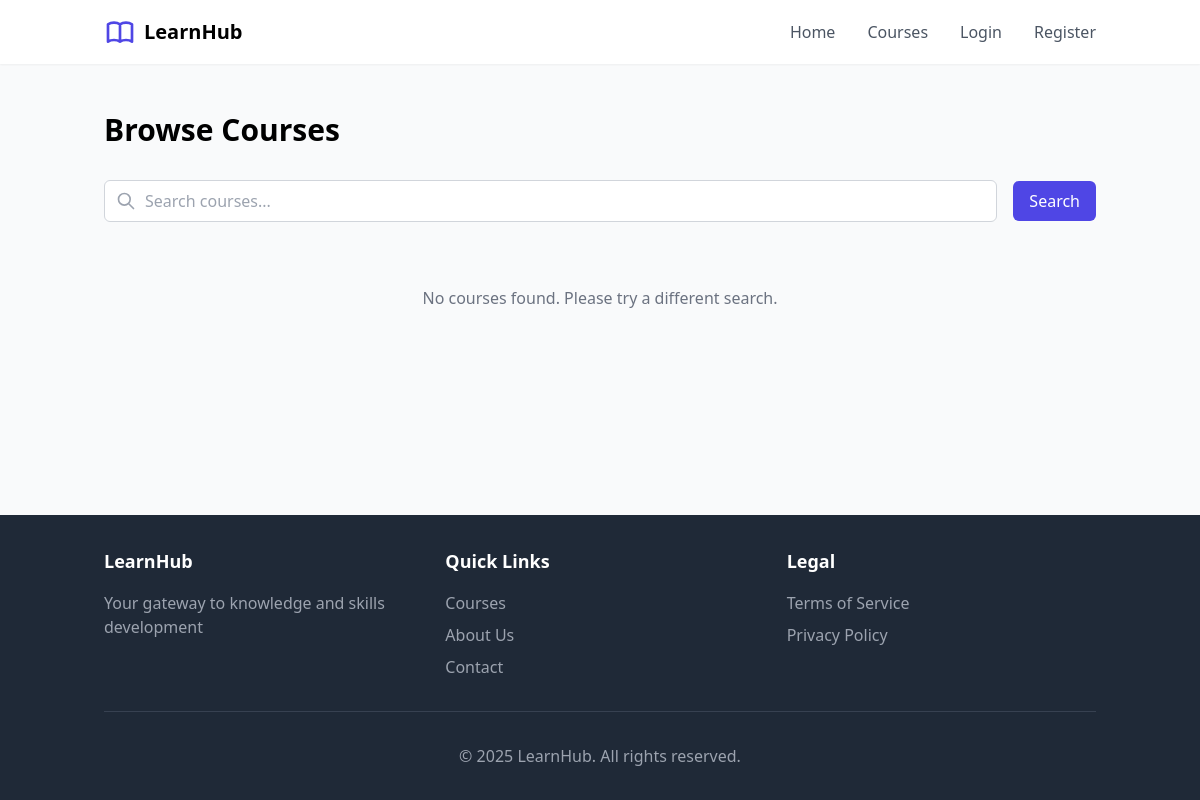
The app's page /courses/, older data.
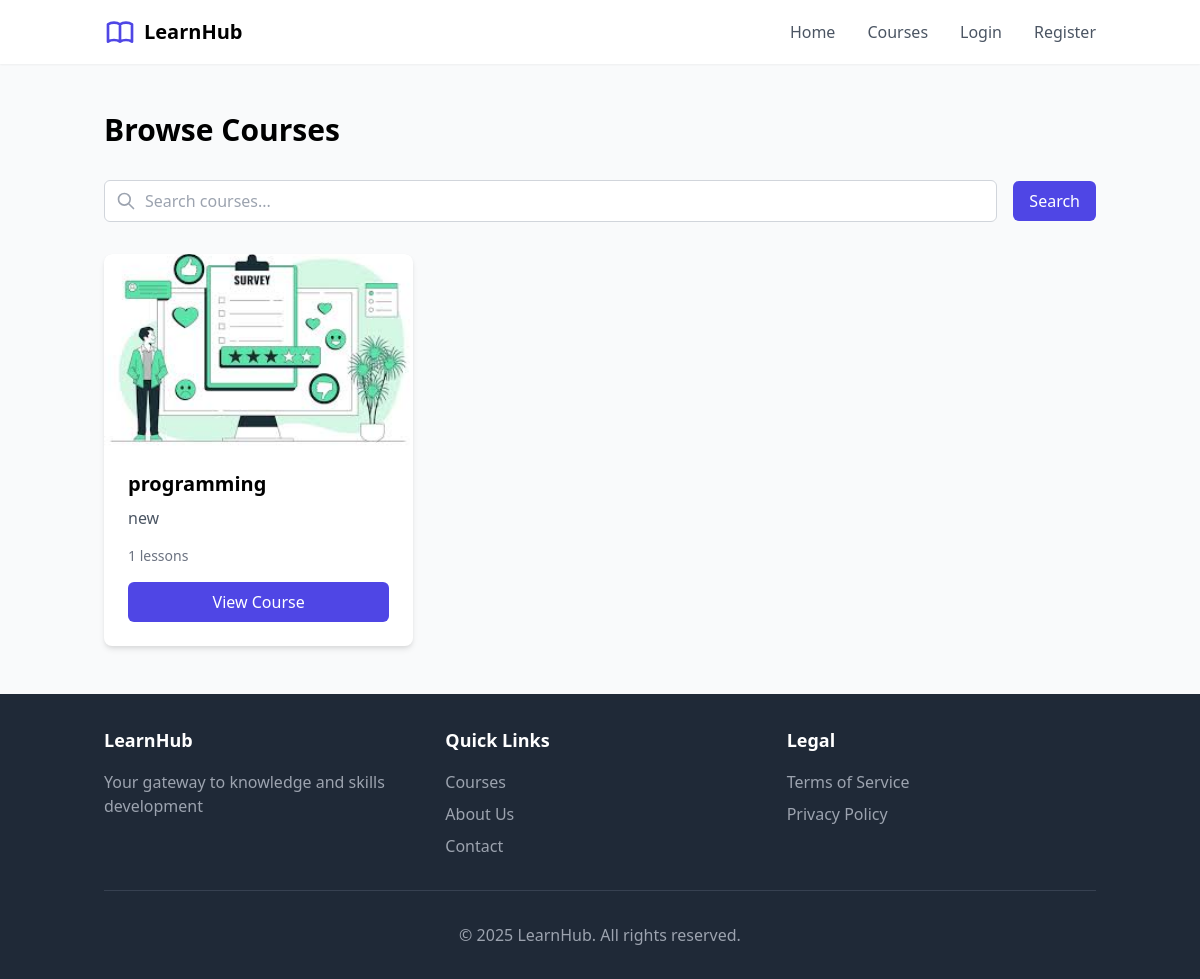
The same page, newer data.
### courses/models.py (models this page shows, shortened)
class Course(models.Model):
    title = models.CharField(max_length=200)
    description = models.TextField()
    instructor = models.ForeignKey(User, on_delete=models.CASCADE, related_name='courses')
    image = models.ImageField(upload_to='course_images/', blank=True, null=True)
    created_at = models.DateTimeField(auto_now_add=True)
    updated_at = models.DateTimeField(auto_now=True)

### courses/views.py (the view)
# urls.py: path('courses/', views.CourseListView.as_view(), name='course_list'),
class CourseListView(ListView):
    model = Course
    template_name = 'courses/course_list.html'
    context_object_name = 'courses'
    paginate_by = 9
    def get_queryset(self):
        queryset = super().get_queryset()
        search_query = self.request.GET.get('search', '')
        if search_query:
            queryset = queryset.filter(title__icontains=search_query)
        return queryset

### courses/templates/courses/course_list.html (shortened to what this page needs)
{% extends 'courses/base.html' %}
{% block content %}
<div class="container mx-auto px-4 py-12">
    <h1 class="text-3xl font-bold mb-8">Browse Courses</h1>
    <div class="mb-8">
        <form method="get" action="{% url 'course_list' %}" class="flex items-center">
            <div class="relative flex-1">
                <svg xmlns="http://www.w3.org/2000/svg" class="absolute left-3 top-1/2 transform -translate-y-1/2 text-gray-400 h-5 w-5" fill="none" viewBox="0 0 24 24" stroke="currentColor">
                    <path stroke-linecap="round" stroke-linejoin="round" stroke-width="2" d="M21 21l-6-6m2-5a7 7 0 11-14 0 7 7 0 0114 0z" />
                </svg>
                <input type="text" name="search" value="{{ request.GET.search|default:'' }}" placeholder="Search courses..."
                       class="pl-10 pr-4 py-2 w-full border border-gray-300 rounded-md focus:outline-none focus:ring-2 focus:ring-indigo-500 focus:border-indigo-500">
            </div>
            <button type="submit" class="ml-4 bg-indigo-600 text-white px-4 py-2 rounded-md hover:bg-indigo-700 transition">
                Search
            </button>
        </form>
    </div>
    <div class="grid md:grid-cols-3 gap-8">
        {% for course in courses %}
        <div class="bg-white rounded-lg shadow-md overflow-hidden">
            <div class="h-48 bg-gray-200">
                {% if course.image %}
                <img src="{{ course.image.url }}" alt="{{ course.title }}" class="w-full h-full object-cover">
                {% endif %}
            </div>
            <div class="p-6">
                <h3 class="text-xl font-bold mb-2">{{ course.title }}</h3>
                <p class="text-gray-600 mb-4">{{ course.description|truncatechars:100 }}</p>
                <p class="text-sm text-gray-500 mb-4">{{ course.lessons.count }} lessons</p>
                <a href="{% url 'course_detail' course.id %}" class="block text-center bg-indigo-600 text-white py-2 px-4 rounded-md hover:bg-indigo-700 transition">
                    View Course
                </a>
            </div>
        </div>
        {% empty %}
        <div class="col-span-3 text-center py-8">
            <p class="text-gray-500">No courses found. Please try a different search.</p>
        </div>
        {% endfor %}
    </div>
</div>
{% endblock %}

### courses/templates/courses/base.html (shortened to what this page needs)
<!DOCTYPE html>
<html lang="en">
<head>
    {% load static %}
    <link href="https://cdn.jsdelivr.net/npm/tailwindcss@2.2.19/dist/tailwind.min.css" rel="stylesheet">
    <link rel="stylesheet" href="{% static 'courses/css/styles.css' %}">
</head>
<body class="bg-gray-50 min-h-screen flex flex-col">
    <header class="bg-white shadow-sm">
        <div class="container mx-auto px-4 py-4 flex items-center justify-between">
            <a href="{% url 'home' %}" class="flex items-center space-x-2">
                <span class="text-xl font-bold">LearnHub</span>
            </a>
            <nav class="hidden md:flex space-x-8">
                <a href="{% url 'home' %}" class="text-gray-600 hover:text-indigo-600">Home</a>
                <a href="{% url 'course_list' %}" class="text-gray-600 hover:text-indigo-600">Courses</a>
                {% if user.is_authenticated %}
                    <a href="{% url 'dashboard' %}" class="text-gray-600 hover:text-indigo-600">Dashboard</a>
                    <a href="{% url 'profile' %}" class="text-gray-600 hover:text-indigo-600">Profile</a>
                    <a href="{% url 'logout' %}" class="text-gray-600 hover:text-indigo-600">Logout</a>
                {% else %}
                    <a href="{% url 'login' %}" class="text-gray-600 hover:text-indigo-600">Login</a>
                    <a href="{% url 'register' %}" class="text-gray-600 hover:text-indigo-600">Register</a>
                {% endif %}
            </nav>
        </div>
    </header>
    <main class="flex-grow">
        {% block content %}{% endblock %}
    </main>
    <footer class="bg-gray-800 text-white py-8">
        <div class="container mx-auto px-4">
            <div class="grid grid-cols-1 md:grid-cols-3 gap-8">
                <div>
                    <h3 class="text-lg font-semibold mb-4">LearnHub</h3>
                    <p class="text-gray-400">Your gateway to knowledge and skills development</p>
                </div>
                <div>
                    <h3 class="text-lg font-semibold mb-4">Quick Links</h3>
                    <ul class="space-y-2">
                        <li><a href="{% url 'course_list' %}" class="text-gray-400 hover:text-white">Courses</a></li>
                        <li><a href="#" class="text-gray-400 hover:text-white">About Us</a></li>
                        <li><a href="#" class="text-gray-400 hover:text-white">Contact</a></li>
                    </ul>
                </div>
                <div>
                    <h3 class="text-lg font-semibold mb-4">Legal</h3>
                    <ul class="space-y-2">
                        <li><a href="#" class="text-gray-400 hover:text-white">Terms of Service</a></li>
                        <li><a href="#" class="text-gray-400 hover:text-white">Privacy Policy</a></li>
                    </ul>
                </div>
            </div>
            <div class="border-t border-gray-700 mt-8 pt-8 text-center text-gray-400">
                <p>© {% now "Y" %} LearnHub. All rights reserved.</p>
            </div>
        </div>
    </footer>
</body>
</html>

Row changes from the older to the newer data that the page shows:
added Course: image (picture), title "programming", description "new", lessons.count "1"
Text that changed along with them:
text no longer shown: "No courses found. Please try a different search."
